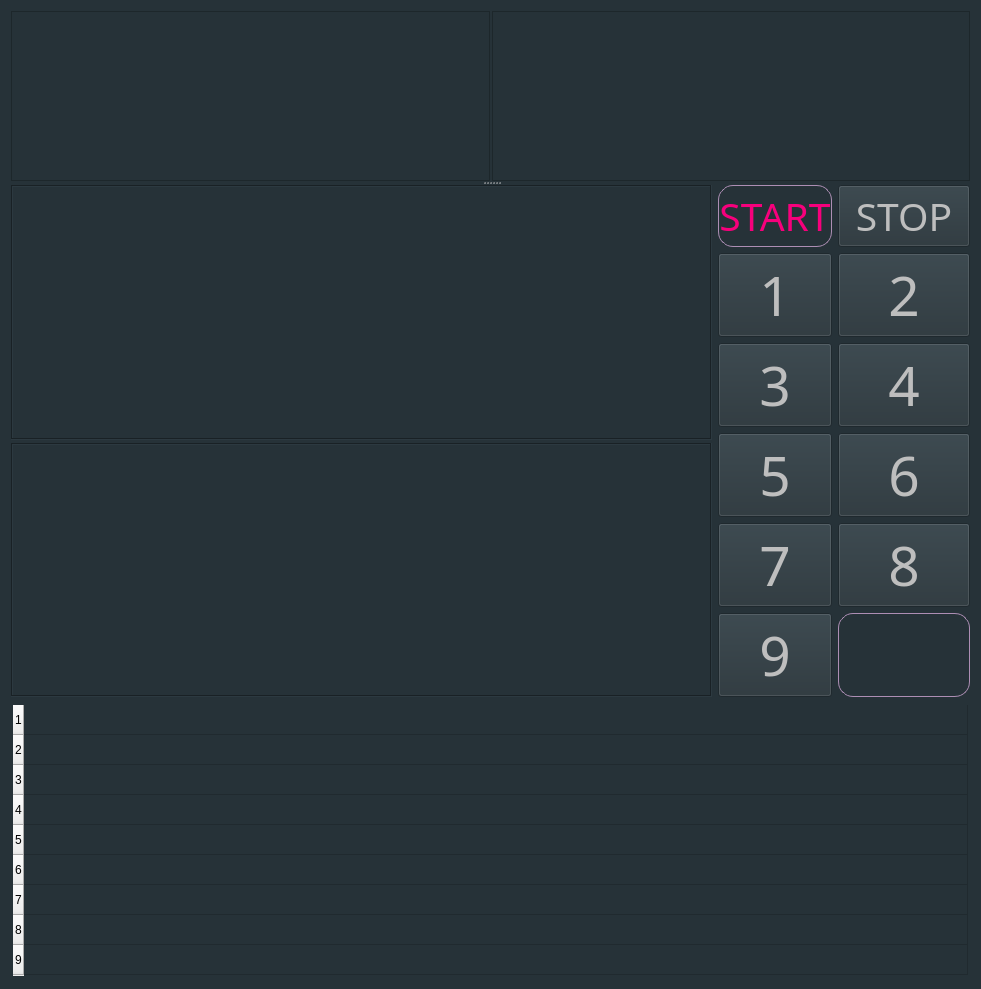
<?xml version="1.0" encoding="UTF-8"?>
<ui version="4.0">
 <class>CollectorWindow</class>
 <widget class="QWidget" name="CollectorWindow">
  <property name="geometry">
   <rect>
    <x>0</x>
    <y>0</y>
    <width>981</width>
    <height>989</height>
   </rect>
  </property>
  <property name="font">
   <font/>
  </property>
  <property name="windowTitle">
   <string>光谱采集互动</string>
  </property>
  <property name="styleSheet">
   <string notr="true">QWidget:window {
    /* Borders around the code editor and debug window */
    background-color: #263238;
}</string>
  </property>
  <layout class="QVBoxLayout" name="verticalLayout_2" stretch="5,2">
   <item>
    <widget class="QSplitter" name="splitter">
     <property name="autoFillBackground">
      <bool>false</bool>
     </property>
     <property name="styleSheet">
      <string notr="true">    background-color: #263238;</string>
     </property>
     <property name="frameShape">
      <enum>QFrame::NoFrame</enum>
     </property>
     <property name="orientation">
      <enum>Qt::Vertical</enum>
     </property>
     <property name="childrenCollapsible">
      <bool>true</bool>
     </property>
     <widget class="QWidget" name="layoutWidget">
      <layout class="QHBoxLayout" name="horizontalLayout">
       <property name="spacing">
        <number>2</number>
       </property>
       <item>
        <widget class="QChartView" name="originView"/>
       </item>
       <item>
        <widget class="QChartView" name="catView"/>
       </item>
      </layout>
     </widget>
     <widget class="QWidget" name="layoutWidget">
      <layout class="QHBoxLayout" name="horizontalLayout_2" stretch="7,2">
       <item>
        <layout class="QVBoxLayout" name="verticalLayout">
         <property name="spacing">
          <number>3</number>
         </property>
         <item>
          <widget class="QChartView" name="catedsView">
           <property name="frameShape">
            <enum>QFrame::Box</enum>
           </property>
          </widget>
         </item>
         <item>
          <widget class="QChartView" name="predsView">
           <property name="frameShape">
            <enum>QFrame::Box</enum>
           </property>
          </widget>
         </item>
        </layout>
       </item>
       <item>
        <layout class="QGridLayout" name="gridLayout" rowstretch="0,1,1,1,1,1">
         <item row="3" column="0">
          <widget class="QPushButton" name="pushButton_5">
           <property name="enabled">
            <bool>false</bool>
           </property>
           <property name="sizePolicy">
            <sizepolicy hsizetype="Minimum" vsizetype="MinimumExpanding">
             <horstretch>0</horstretch>
             <verstretch>0</verstretch>
            </sizepolicy>
           </property>
           <property name="font">
            <font>
             <family>Curlz MT</family>
             <pointsize>41</pointsize>
            </font>
           </property>
           <property name="styleSheet">
            <string notr="true">QPushButton{
	border: 1px solid rgb(173, 142, 180);
	border-radius:15px;
	color: rgb(159, 255, 64);
}

QPushButton:checked{
	background-color: rgb(175, 175, 175);
}
QPushButton:hover {
	background-color: rgb(74, 97, 109);
}

QPushButton:disabled{
	color: rgb(124, 124, 124);
};</string>
           </property>
           <property name="text">
            <string>5</string>
           </property>
           <property name="checkable">
            <bool>true</bool>
           </property>
          </widget>
         </item>
         <item row="2" column="1">
          <widget class="QPushButton" name="pushButton_4">
           <property name="enabled">
            <bool>false</bool>
           </property>
           <property name="sizePolicy">
            <sizepolicy hsizetype="Minimum" vsizetype="MinimumExpanding">
             <horstretch>0</horstretch>
             <verstretch>0</verstretch>
            </sizepolicy>
           </property>
           <property name="font">
            <font>
             <family>Curlz MT</family>
             <pointsize>41</pointsize>
            </font>
           </property>
           <property name="styleSheet">
            <string notr="true">QPushButton{
	color:rgb(66, 255, 246);
	border: 1px solid rgb(173, 142, 180);
	border-radius:15px;
}

QPushButton:checked{
	background-color: rgb(175, 175, 175);
}
QPushButton:hover {
	background-color: rgb(74, 97, 109);
}
QPushButton:disabled{
	color: rgb(124, 124, 124);
};</string>
           </property>
           <property name="text">
            <string>4</string>
           </property>
           <property name="checkable">
            <bool>true</bool>
           </property>
          </widget>
         </item>
         <item row="1" column="1">
          <widget class="QPushButton" name="pushButton_2">
           <property name="enabled">
            <bool>false</bool>
           </property>
           <property name="sizePolicy">
            <sizepolicy hsizetype="Minimum" vsizetype="MinimumExpanding">
             <horstretch>0</horstretch>
             <verstretch>0</verstretch>
            </sizepolicy>
           </property>
           <property name="font">
            <font>
             <family>Curlz MT</family>
             <pointsize>41</pointsize>
            </font>
           </property>
           <property name="styleSheet">
            <string notr="true">QPushButton{
	color: rgb(94, 56, 224);
	border: 1px solid rgb(173, 142, 180);
	border-radius:15px;
}

QPushButton:checked{
	background-color: rgb(175, 175, 175);
}
QPushButton:hover {
	background-color: rgb(74, 97, 109);
}

QPushButton:disabled{
	color: rgb(124, 124, 124);
};</string>
           </property>
           <property name="text">
            <string>2</string>
           </property>
           <property name="checkable">
            <bool>true</bool>
           </property>
          </widget>
         </item>
         <item row="5" column="1">
          <widget class="QPushButton" name="pushButton_del">
           <property name="sizePolicy">
            <sizepolicy hsizetype="Minimum" vsizetype="MinimumExpanding">
             <horstretch>0</horstretch>
             <verstretch>0</verstretch>
            </sizepolicy>
           </property>
           <property name="font">
            <font>
             <family>Agency FB</family>
             <pointsize>41</pointsize>
             <bold>false</bold>
            </font>
           </property>
           <property name="styleSheet">
            <string notr="true">QPushButton{
	border: 1px solid rgb(173, 142, 180);
	border-radius:15px;
}</string>
           </property>
           <property name="text">
            <string/>
           </property>
           <property name="icon">
            <iconset>
             <normaloff>C:/Users/fire-/Desktop/usertrashfull_92826.svg</normaloff>C:/Users/fire-/Desktop/usertrashfull_92826.svg</iconset>
           </property>
           <property name="iconSize">
            <size>
             <width>56</width>
             <height>56</height>
            </size>
           </property>
          </widget>
         </item>
         <item row="2" column="0">
          <widget class="QPushButton" name="pushButton_3">
           <property name="enabled">
            <bool>false</bool>
           </property>
           <property name="sizePolicy">
            <sizepolicy hsizetype="Minimum" vsizetype="MinimumExpanding">
             <horstretch>0</horstretch>
             <verstretch>0</verstretch>
            </sizepolicy>
           </property>
           <property name="font">
            <font>
             <family>Curlz MT</family>
             <pointsize>41</pointsize>
            </font>
           </property>
           <property name="styleSheet">
            <string notr="true">QPushButton{
	color: rgb(222, 165, 55);
	border: 1px solid rgb(173, 142, 180);
	border-radius:15px;
}

QPushButton:checked{
	background-color: rgb(175, 175, 175);
}
QPushButton:hover {
	background-color: rgb(74, 97, 109);
}

QPushButton:disabled{
	color: rgb(124, 124, 124);
};</string>
           </property>
           <property name="text">
            <string>3</string>
           </property>
           <property name="checkable">
            <bool>true</bool>
           </property>
          </widget>
         </item>
         <item row="4" column="0">
          <widget class="QPushButton" name="pushButton_7">
           <property name="enabled">
            <bool>false</bool>
           </property>
           <property name="sizePolicy">
            <sizepolicy hsizetype="Minimum" vsizetype="MinimumExpanding">
             <horstretch>0</horstretch>
             <verstretch>0</verstretch>
            </sizepolicy>
           </property>
           <property name="font">
            <font>
             <family>Curlz MT</family>
             <pointsize>41</pointsize>
            </font>
           </property>
           <property name="styleSheet">
            <string notr="true">QPushButton{
	border: 1px solid rgb(173, 142, 180);
	border-radius:15px;
	color: rgb(69, 255, 120);
}

QPushButton:checked{
	background-color: rgb(175, 175, 175);
}
QPushButton:hover {
	background-color: rgb(74, 97, 109);
}
QPushButton:disabled{
	color: rgb(124, 124, 124);
};</string>
           </property>
           <property name="text">
            <string>7</string>
           </property>
           <property name="checkable">
            <bool>true</bool>
           </property>
          </widget>
         </item>
         <item row="1" column="0">
          <widget class="QPushButton" name="pushButton_1">
           <property name="enabled">
            <bool>false</bool>
           </property>
           <property name="sizePolicy">
            <sizepolicy hsizetype="Minimum" vsizetype="MinimumExpanding">
             <horstretch>0</horstretch>
             <verstretch>0</verstretch>
            </sizepolicy>
           </property>
           <property name="font">
            <font>
             <family>Curlz MT</family>
             <pointsize>41</pointsize>
            </font>
           </property>
           <property name="styleSheet">
            <string notr="true">QPushButton{
	color: rgb(244, 74, 77);
	border: 1px solid rgb(173, 142, 180);
	border-radius:15px;
}

QPushButton:checked{
	background-color: rgb(175, 175, 175);
}
QPushButton:hover {
	background-color: rgb(74, 97, 109);
}

QPushButton:disabled{
	
	color: rgb(124, 124, 124);
};</string>
           </property>
           <property name="text">
            <string>1</string>
           </property>
           <property name="shortcut">
            <string>F5</string>
           </property>
           <property name="checkable">
            <bool>true</bool>
           </property>
           <property name="checked">
            <bool>false</bool>
           </property>
           <property name="autoRepeat">
            <bool>false</bool>
           </property>
           <property name="default">
            <bool>false</bool>
           </property>
          </widget>
         </item>
         <item row="5" column="0">
          <widget class="QPushButton" name="pushButton_9">
           <property name="enabled">
            <bool>false</bool>
           </property>
           <property name="sizePolicy">
            <sizepolicy hsizetype="Minimum" vsizetype="MinimumExpanding">
             <horstretch>0</horstretch>
             <verstretch>0</verstretch>
            </sizepolicy>
           </property>
           <property name="font">
            <font>
             <family>Curlz MT</family>
             <pointsize>41</pointsize>
            </font>
           </property>
           <property name="styleSheet">
            <string notr="true">QPushButton{
	color: rgb(222, 114, 58);
	border: 1px solid rgb(173, 142, 180);
	border-radius:15px;
}

QPushButton:checked{
	background-color: rgb(175, 175, 175);
}
QPushButton:hover {
	background-color: rgb(74, 97, 109);
}
QPushButton:disabled{
	color: rgb(124, 124, 124);
};</string>
           </property>
           <property name="text">
            <string>9</string>
           </property>
           <property name="checkable">
            <bool>true</bool>
           </property>
          </widget>
         </item>
         <item row="0" column="1">
          <widget class="QPushButton" name="pushButton_stop">
           <property name="enabled">
            <bool>false</bool>
           </property>
           <property name="sizePolicy">
            <sizepolicy hsizetype="Minimum" vsizetype="MinimumExpanding">
             <horstretch>0</horstretch>
             <verstretch>0</verstretch>
            </sizepolicy>
           </property>
           <property name="font">
            <font>
             <family>Curlz MT</family>
             <pointsize>29</pointsize>
             <bold>false</bold>
            </font>
           </property>
           <property name="styleSheet">
            <string notr="true">QPushButton{
	color: rgb(139, 69, 19);
	border: 1px solid rgb(173, 142, 180);
	border-radius:15px;
}

QPushButton:hover {
    color: #AFBDC4;
	background-color: rgb(74, 97, 109);
}
QPushButton:disabled{
	
	color: rgb(124, 124, 124);
};</string>
           </property>
           <property name="text">
            <string>STOP</string>
           </property>
          </widget>
         </item>
         <item row="3" column="1">
          <widget class="QPushButton" name="pushButton_6">
           <property name="enabled">
            <bool>false</bool>
           </property>
           <property name="sizePolicy">
            <sizepolicy hsizetype="Minimum" vsizetype="MinimumExpanding">
             <horstretch>0</horstretch>
             <verstretch>0</verstretch>
            </sizepolicy>
           </property>
           <property name="font">
            <font>
             <family>Curlz MT</family>
             <pointsize>41</pointsize>
            </font>
           </property>
           <property name="styleSheet">
            <string notr="true">QPushButton{
	color: rgb(224, 76, 244);
	border: 1px solid rgb(173, 142, 180);
	border-radius:15px;
}

QPushButton:checked{
	background-color: rgb(175, 175, 175);
}
QPushButton:hover {
	background-color: rgb(74, 97, 109);
}

QPushButton:disabled{
	color: rgb(124, 124, 124);
};</string>
           </property>
           <property name="text">
            <string>6</string>
           </property>
           <property name="checkable">
            <bool>true</bool>
           </property>
          </widget>
         </item>
         <item row="0" column="0">
          <widget class="QPushButton" name="pushButton_start">
           <property name="sizePolicy">
            <sizepolicy hsizetype="Minimum" vsizetype="MinimumExpanding">
             <horstretch>0</horstretch>
             <verstretch>0</verstretch>
            </sizepolicy>
           </property>
           <property name="font">
            <font>
             <family>Chiller</family>
             <pointsize>29</pointsize>
             <italic>false</italic>
             <bold>false</bold>
             <strikeout>false</strikeout>
            </font>
           </property>
           <property name="styleSheet">
            <string notr="true">QPushButton {
    color:rgb(247, 0, 124);
	border: 1px solid rgb(173, 142, 180);
	border-radius:15px;
}
QPushButton:hover {
    color: #AFBDC4;
	background-color: rgb(180, 148, 200);
}

QPushButton:pressed {
    color: #FFFFFF;
}
</string>
           </property>
           <property name="text">
            <string>START</string>
           </property>
           <property name="checkable">
            <bool>false</bool>
           </property>
          </widget>
         </item>
         <item row="4" column="1">
          <widget class="QPushButton" name="pushButton_8">
           <property name="enabled">
            <bool>false</bool>
           </property>
           <property name="sizePolicy">
            <sizepolicy hsizetype="Minimum" vsizetype="MinimumExpanding">
             <horstretch>0</horstretch>
             <verstretch>0</verstretch>
            </sizepolicy>
           </property>
           <property name="font">
            <font>
             <family>Curlz MT</family>
             <pointsize>41</pointsize>
            </font>
           </property>
           <property name="styleSheet">
            <string notr="true">QPushButton{
	border: 1px solid rgb(173, 142, 180);
	border-radius:15px;
	color: rgb(58, 127, 224);
}

QPushButton:checked{
	background-color: rgb(175, 175, 175);
}
QPushButton:hover {
	background-color: rgb(74, 97, 109);
}
QPushButton:disabled{
	color: rgb(124, 124, 124);
};</string>
           </property>
           <property name="text">
            <string>8</string>
           </property>
           <property name="checkable">
            <bool>true</bool>
           </property>
          </widget>
         </item>
        </layout>
       </item>
      </layout>
     </widget>
    </widget>
   </item>
   <item>
    <widget class="QTableWidget" name="tableWidget">
     <property name="font">
      <font>
       <family>楷体</family>
       <pointsize>9</pointsize>
      </font>
     </property>
     <property name="styleSheet">
      <string notr="true">QTableWidget {
    background-color: #263238;
    color: #546E7A;
    outline: 0;
    border: 2px solid transparent;
}

QTableWidget::item:hover {
    color: #AFBDC4;
    background: transparent;
}


QTableWidget::item:selected {
    color: #ffffff;
    background: transparent;
}</string>
     </property>
     <property name="rowCount">
      <number>9</number>
     </property>
     <property name="columnCount">
      <number>1</number>
     </property>
     <attribute name="horizontalHeaderVisible">
      <bool>false</bool>
     </attribute>
     <attribute name="horizontalHeaderCascadingSectionResizes">
      <bool>false</bool>
     </attribute>
     <attribute name="horizontalHeaderShowSortIndicator" stdset="0">
      <bool>false</bool>
     </attribute>
     <attribute name="horizontalHeaderStretchLastSection">
      <bool>true</bool>
     </attribute>
     <attribute name="verticalHeaderVisible">
      <bool>true</bool>
     </attribute>
     <attribute name="verticalHeaderCascadingSectionResizes">
      <bool>false</bool>
     </attribute>
     <row/>
     <row/>
     <row/>
     <row/>
     <row/>
     <row/>
     <row/>
     <row/>
     <row/>
     <column/>
     <item row="0" column="0">
      <property name="text">
       <string/>
      </property>
      <property name="font">
       <font>
        <pointsize>9</pointsize>
       </font>
      </property>
     </item>
    </widget>
   </item>
  </layout>
 </widget>
 <customwidgets>
  <customwidget>
   <class>QChartView</class>
   <extends>QGraphicsView</extends>
   <header>PyQt6.QtCharts</header>
  </customwidget>
 </customwidgets>
 <resources/>
 <connections/>
</ui>
